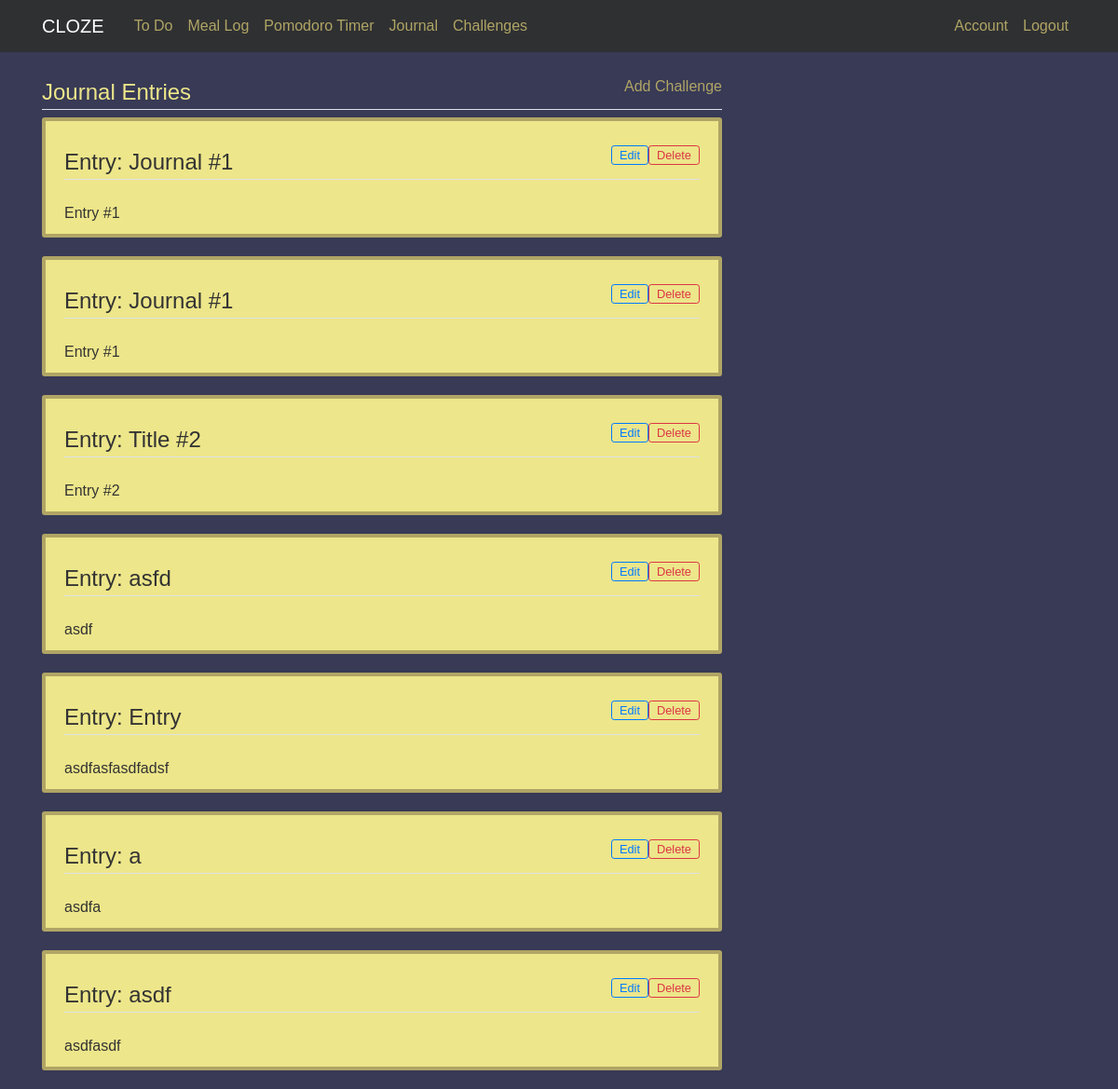
Before: /journal (signed in) with the older database file.
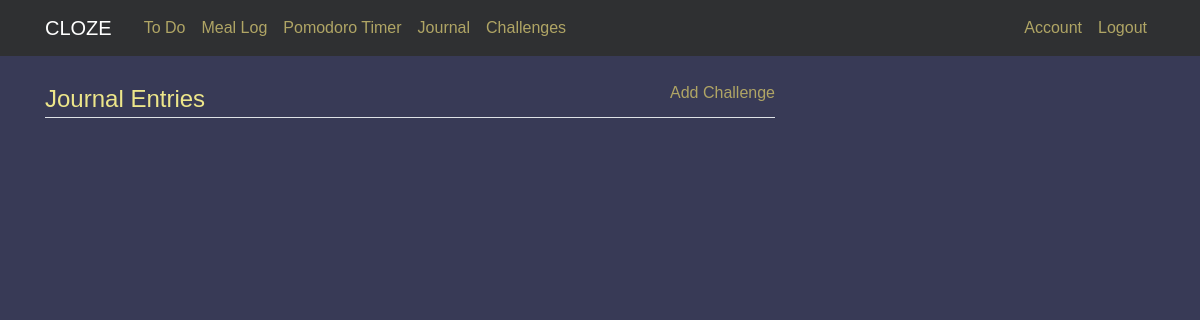
After: the same page with the newer database file.
### cloze/models.py (models this page shows)
class Entry(db.Model):
    id = db.Column(db.Integer, primary_key=True)
    title = db.Column(db.String(256), index=True)
    content = db.Column(db.String(512), index=True)
    user_id = db.Column(db.Integer, db.ForeignKey('user.id'), nullable=False)

### cloze/routes.py (the view)
@app.route('/journal')
@login_required
def journal():
    entries = db.session.query(Entry).filter_by(owner = current_user)
    return render_template('journal.html', entries=entries, title="Journal")

### cloze/models.py (called while the page is built)
@login_manager.user_loader
def load_user(userId):
    return User.query.get(int(userId))

### cloze/Templates/journal.html
{% extends "layout.html" %}
{% block content %}
<div class="col-md-8">
    <div class="">
        <a style="float:right; vertical-align: bottom;" href="{{ url_for('entry') }}">Add Challenge</a>
        <legend class="border-bottom mb-2" style="color: #ede68a;">Journal Entries</legend>
    </div>
    {% for entry in entries %}
        <div class="content-section">
            <div>
                <form action="{{ url_for('delete_entry', id=entry.id) }}" method="POST" >
                    <input align="right" class="btn btn-sm btn-outline-danger py-0" style="float: right; font-size: 0.8em;" type="submit" value="Delete">
                </form>
                <form action="{{ url_for('edit_entry', id=entry.id) }}" method="POST" >
                    <input align="right" class="btn btn-sm btn-outline-primary py-0" style="float: right; font-size: 0.8em;" type="submit" value="Edit">
                </form>
                <legend class="border-bottom mb-4">Entry: {{entry.title}}</legend>
            </div>
            {{entry.content}}
        </div>
    {% endfor %}
</div>
{% endblock content %}

Changed rows visible on the page:
removed Entry: title "Journal #1", content "Entry #1"
removed Entry: title "Journal #1", content "Entry #1"
removed Entry: title "Title #2", content "Entry #2"
no longer on this page (row edited): Entry: title "asfd", content "asdf"
removed Entry: title "Entry", content "asdfasfasdfadsf"
removed Entry: title "a", content "asdfa"
removed Entry: title "asdf", content "asdfasdf"
